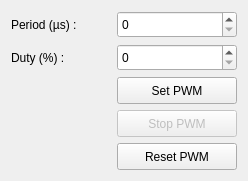
        <widget class="QWidget" name="page_4">
         <layout class="QHBoxLayout" name="horizontalLayout_5">
          <item>
           <layout class="QFormLayout" name="formLayout">
            <item row="0" column="0">
             <widget class="QLabel" name="label_5">
              <property name="sizePolicy">
               <sizepolicy hsizetype="Fixed" vsizetype="Fixed">
                <horstretch>0</horstretch>
                <verstretch>0</verstretch>
               </sizepolicy>
              </property>
              <property name="minimumSize">
               <size>
                <width>100</width>
                <height>27</height>
               </size>
              </property>
              <property name="text">
               <string>Period (µs) :</string>
              </property>
             </widget>
            </item>
            <item row="0" column="1">
             <widget class="QSpinBox" name="periodPWM">
              <property name="sizePolicy">
               <sizepolicy hsizetype="Fixed" vsizetype="Fixed">
                <horstretch>0</horstretch>
                <verstretch>0</verstretch>
               </sizepolicy>
              </property>
              <property name="minimumSize">
               <size>
                <width>120</width>
                <height>27</height>
               </size>
              </property>
              <property name="maximum">
               <number>65535</number>
              </property>
             </widget>
            </item>
            <item row="1" column="0">
             <widget class="QLabel" name="label_6">
              <property name="sizePolicy">
               <sizepolicy hsizetype="Fixed" vsizetype="Fixed">
                <horstretch>0</horstretch>
                <verstretch>0</verstretch>
               </sizepolicy>
              </property>
              <property name="minimumSize">
               <size>
                <width>100</width>
                <height>27</height>
               </size>
              </property>
              <property name="font">
               <font>
                <weight>50</weight>
                <bold>false</bold>
               </font>
              </property>
              <property name="text">
               <string>Duty (%) :</string>
              </property>
             </widget>
            </item>
            <item row="1" column="1">
             <widget class="QSpinBox" name="dutyPWM">
              <property name="sizePolicy">
               <sizepolicy hsizetype="Fixed" vsizetype="Fixed">
                <horstretch>0</horstretch>
                <verstretch>0</verstretch>
               </sizepolicy>
              </property>
              <property name="minimumSize">
               <size>
                <width>120</width>
                <height>27</height>
               </size>
              </property>
              <property name="maximum">
               <number>100</number>
              </property>
             </widget>
            </item>
            <item row="2" column="1">
             <widget class="QPushButton" name="Bset_pwm">
              <property name="sizePolicy">
               <sizepolicy hsizetype="Fixed" vsizetype="Fixed">
                <horstretch>0</horstretch>
                <verstretch>0</verstretch>
               </sizepolicy>
              </property>
              <property name="minimumSize">
               <size>
                <width>120</width>
                <height>27</height>
               </size>
              </property>
              <property name="text">
               <string>Set PWM</string>
              </property>
              <property name="checkable">
               <bool>true</bool>
              </property>
             </widget>
            </item>
            <item row="3" column="1">
             <widget class="QPushButton" name="Bstop_pwm">
              <property name="enabled">
               <bool>false</bool>
              </property>
              <property name="sizePolicy">
               <sizepolicy hsizetype="Fixed" vsizetype="Fixed">
                <horstretch>0</horstretch>
                <verstretch>0</verstretch>
               </sizepolicy>
              </property>
              <property name="minimumSize">
               <size>
                <width>120</width>
                <height>27</height>
               </size>
              </property>
              <property name="text">
               <string>Stop PWM</string>
              </property>
             </widget>
            </item>
            <item row="4" column="1">
             <widget class="QPushButton" name="Breset_pwm">
              <property name="sizePolicy">
               <sizepolicy hsizetype="Fixed" vsizetype="Fixed">
                <horstretch>0</horstretch>
                <verstretch>0</verstretch>
               </sizepolicy>
              </property>
              <property name="minimumSize">
               <size>
                <width>120</width>
                <height>27</height>
               </size>
              </property>
              <property name="text">
               <string>Reset PWM</string>
              </property>
             </widget>
            </item>
           </layout>
          </item>
         </layout>
        </widget>
